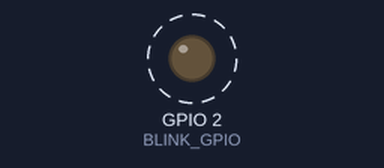
A sketch run on a simulated ESP32. Parts: output pins drawn as LEDs (lit = HIGH). Dashed ring = blinking.

Above: at 0.5 s.
Timing chart, 0 to 4.6 s (numbered marks = the images above):
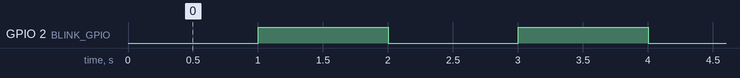

Measured:
- by itself, GPIO 2 (BLINK_GPIO): alternates HIGH for 1.0 s and LOW for 1.0 s

The sketch:

testing.ino
```cpp
#include <stdio.h>
#include "freertos/FreeRTOS.h"
#include "freertos/task.h"
#include "driver/gpio.h"
#include "esp_log.h"

#define BLINK_GPIO GPIO_NUM_2
static const char *TAG = "ESP32_APP";
int led_state = 0;

void setup() {
    // Không cần Serial.begin() nếu chỉ dùng ESP_LOGI

    // 1. Cấu hình phần cứng (Sử dụng API của ESP-IDF)
    gpio_reset_pin(BLINK_GPIO);
    gpio_set_direction(BLINK_GPIO, GPIO_MODE_OUTPUT);
}

void loop() {
    // 2. Vòng lặp chính của ứng dụng
    ESP_LOGI(TAG, "Trạng thái LED hiện tại: %s", led_state == 1 ? "BẬT" : "TẮT");

    gpio_set_level(BLINK_GPIO, led_state);
    led_state = !led_state;

    vTaskDelay(1000 / portTICK_PERIOD_MS);
}
```
